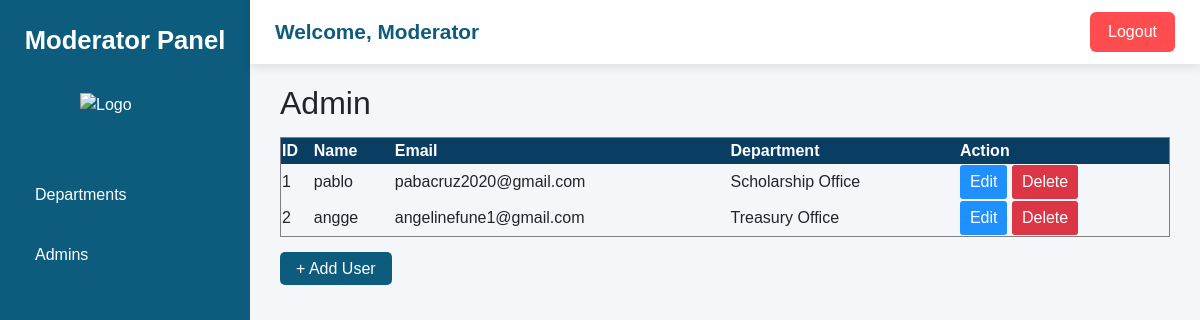
/accounts/employees/ (signed in), run on the app's committed database.
### accounts/models.py (models this page shows, shortened)
class Employee(models.Model):
    employee_id = models.AutoField(primary_key=True)
    name = models.CharField(max_length=100)
    email = models.EmailField(unique=True)
    department = models.ForeignKey(Department, on_delete=models.CASCADE, null=True)
    position = models.CharField(max_length=50)
    password = models.CharField(max_length=255, null=True, blank=True)
    password_reset_token = models.CharField(max_length=255, null=True, blank=True)
    is_active = models.BooleanField(default=True)
    class Meta:
        constraints = [
            models.UniqueConstraint(
                fields=['department'],
                condition=Q(position='Admin'),
                name='unique_admin_per_department'
            )
        ]

### departments/models.py (models this page shows, shortened)
class Department(models.Model):
    department_id = models.AutoField(primary_key=True)
    department_name = models.CharField(max_length=200, unique=True)  # ✅ prevent duplicate names
    prefix = models.CharField(max_length=10)

### accounts/views.py (the view)
# urls.py: path("employees/", views.admin_list, name="admin_list"),
@role_required("Moderator")
def admin_list(request):
    employees = Employee.objects.all()
    return render(request, "admin_list.html", {"employees": employees})

### accounts/templates/admin_list.html (shortened to what this page needs)
{% extends "superadmin_dashboard.html" %}
{% block content %}
<div class="content-area">
    <h2 style="margin-bottom: 15px;">Admin</h2>
    <table border="1" width="100%" style="border-collapse: collapse;">
        <tr style="background: #0a3d62; color: white;">
            <th>ID</th>
            <th>Name</th>
            <th>Email</th>
            <th>Department</th>
            <th>Action</th>
        </tr>
        {% for emp in employees %}
        <tr>
            <td>{{ emp.employee_id }}</td>
            <td>{{ emp.name }}</td>
            <td>{{ emp.email }}</td>
            <td>{{ emp.department.department_name }}</td>
            <td>
                <button style="background:#1e90ff; color:white; border:none; padding:5px 10px; border-radius:3px;"
                        onclick="openEditModal('{{ emp.employee_id }}', '{{ emp.name }}', '{{ emp.email }}', '{{ emp.department.department_name }}')">
                    Edit
                </button>
                <button style="background:#dc3545; color:white; border:none; padding:5px 10px; border-radius:3px;"
                        onclick="confirmDelete('{{ emp.employee_id }}')">
                    Delete
                </button>
            </td>
        </tr>
        {% empty %}
        <tr><td colspan="4" style="text-align:center;">No employees found.</td></tr>
        {% endfor %}
    </table>
    <div style="margin-top: 20px;">
        <a href="{% url 'add_admin' %}"
           style="background: #0d5c7d; color: white; padding: 8px 16px; border-radius: 5px; text-decoration: none;">
           + Add User
        </a>
    </div>
</div>
{% endblock %}

### accounts/templates/superadmin_dashboard.html (shortened to what this page needs)
{% load static %}
<!DOCTYPE html>
<html lang="en">
<head>
  <link rel="stylesheet" href="https://cdn.jsdelivr.net/npm/bootstrap@5.3.2/dist/css/bootstrap.min.css">
</head>
<body>
  <div class="sidebar">
      <h2>Moderator Panel</h2>
      <div class="logo-container">
          <a href="/moderator/dashboard/">
              <img src="{% static 'images/logo1.png' %}" alt="Logo">
          </a>
      </div>
      <a href="{% url 'department_list' %}" data-icon="🏢">Departments</a>
      <a href="{% url 'admin_list' %}" data-icon="👨‍💼">Admins</a>
  </div>
  <div class="main-content">
      <div class="navbar-custom">
          <span class="welcome">Welcome, Moderator</span>
          <button class="logout-btn" id="logoutBtn">Logout</button>
      </div>
      <div class="content-wrapper">
          {% block content %}{% endblock %}
      </div>
  </div>
</body>
</html>

### accounts/templates/superadmin_dashboard.html (style rules this page uses)
body { margin: 0; font-family: "Poppins", sans-serif; display: flex; min-height: 100vh; background-color: #f5f6fa; }
.sidebar { width: 250px; background-color: #0d5c7d; color: white; display: flex; flex-direction: column; padding: 25px 20px; }
.sidebar h2 { font-size: 1.6rem; font-weight: 700; text-align: center; margin-bottom: 25px; }
.sidebar .logo-container { display: flex; justify-content: center; margin-bottom: 30px; }
.sidebar .logo-container img { width: 90px; max-width: 100%; height: auto; cursor: pointer; transition: transform 0.3s; }
.sidebar a { color: white; text-decoration: none; padding: 12px 15px; border-radius: 8px; margin-bottom: 12px; display: flex; align-items: center; gap: 10px; font-weight: 500; transition: background 0.3s; }
.navbar-custom { background-color: #ffffff; box-shadow: 0 3px 10px rgba(0,0,0,0.1); padding: 12px 25px; display: flex; justify-content: space-between; align-items: center; }
.navbar-custom .welcome { font-size: 1.3rem; font-weight: 600; color: #0d5c7d; }
.logout-btn { background-color: #ff4d4f; color: white; border: none; padding: 8px 18px; border-radius: 6px; cursor: pointer; font-weight: 500; transition: background 0.3s; }
.main-content { flex: 1; display: flex; flex-direction: column; min-height: 100vh; }
.content-wrapper { flex: 1; padding: 20px 30px; overflow-y: auto; }

### data on the page
Employee: employee_id "1", name "pablo", email "pabacruz2020@gmail.com", department.department_name "Scholarship Office"
Employee: employee_id "2", name "angge", email "angelinefune1@gmail.com", department.department_name "Treasury Office"
